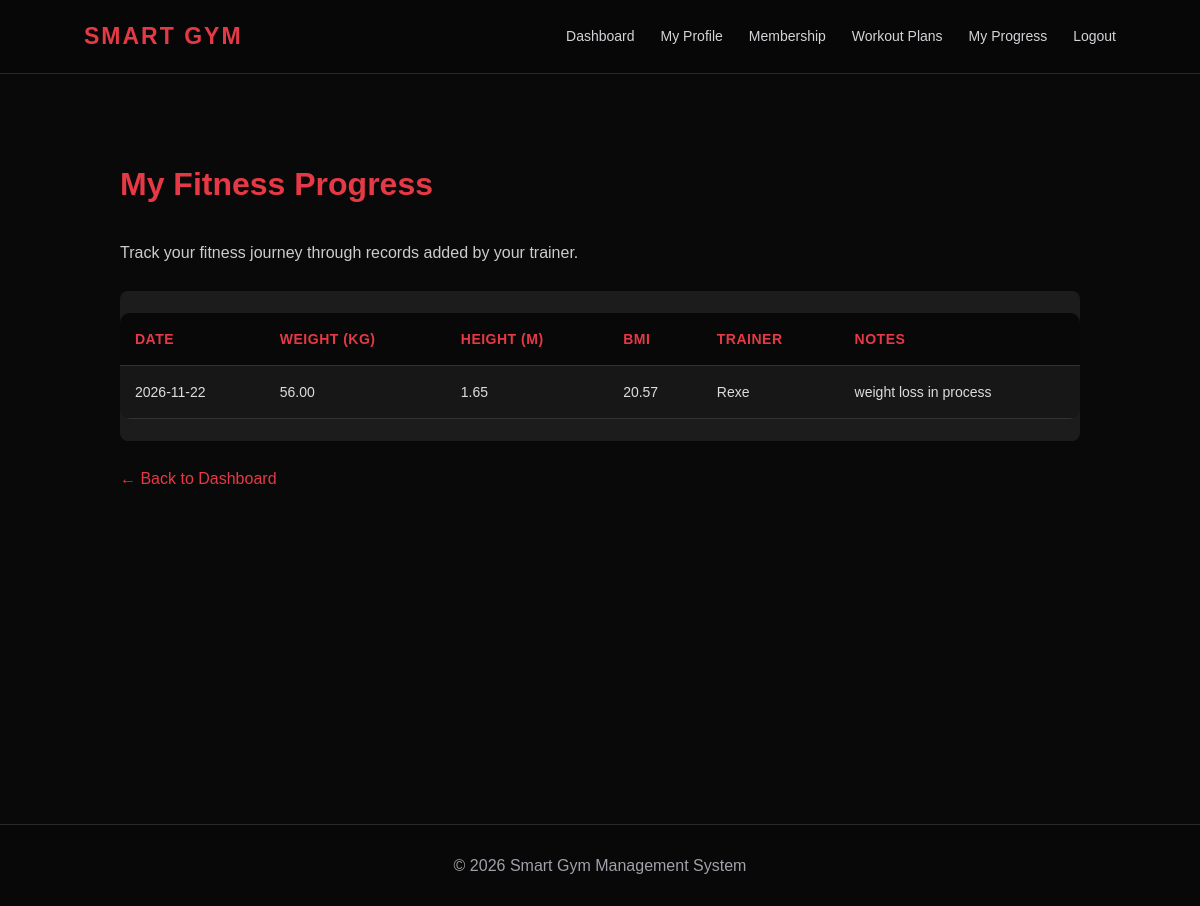
Screenshot of /client/progress.php (signed in) with the database file from the repository.
### tables this page shows
CREATE TABLE `progress_records` (
  `id` int NOT NULL AUTO_INCREMENT,
  `trainer_id` int NOT NULL,
  `client_id` int NOT NULL,
  `weight` decimal(5,2) NOT NULL,
  `height` decimal(5,2) NOT NULL,
  `bmi` decimal(5,2) NOT NULL,
  `notes` text,
  `recorded_at` date NOT NULL,
  `created_at` timestamp NULL DEFAULT CURRENT_TIMESTAMP,
  PRIMARY KEY (`id`),
  KEY `trainer_id` (`trainer_id`),
  KEY `client_id` (`client_id`),
  CONSTRAINT `progress_records_ibfk_1` FOREIGN KEY (`trainer_id`) REFERENCES `trainers` (`id`) ON DELETE CASCADE,
  CONSTRAINT `progress_records_ibfk_2` FOREIGN KEY (`client_id`) REFERENCES `clients` (`id`) ON DELETE CASCADE
);

CREATE TABLE `trainers` (
  `id` int NOT NULL AUTO_INCREMENT,
  `name` varchar(100) NOT NULL,
  `email` varchar(150) NOT NULL,
  `phone` varchar(15) NOT NULL,
  `specialization` varchar(100) NOT NULL,
  `password` varchar(255) NOT NULL,
  `created_at` timestamp NULL DEFAULT CURRENT_TIMESTAMP,
  PRIMARY KEY (`id`),
  UNIQUE KEY `email` (`email`)
);

### client/progress.php (the view, shortened to what this page needs)
<?php
require_once "../config/database.php";
$client_id = (int)$_SESSION["client_id"];
$stmt = $conn->prepare(
    "SELECT pr.*, t.name AS trainer_name
     FROM progress_records pr
     JOIN trainers t ON pr.trainer_id = t.id
     WHERE pr.client_id = ?
     ORDER BY pr.recorded_at DESC, pr.id DESC"
);
$stmt->execute([$client_id]);
$records = $stmt->fetchAll();
?>
<!DOCTYPE html>
<html lang="en">
<head>
    <link rel="stylesheet" href="../assets/css/style.css">
</head>
<body>
<header class="navbar">
    <h2>SMART GYM</h2>
    <nav>
        <a href="dashboard.php">Dashboard</a>
        <a href="profile.php">My Profile</a>
        <a href="membership.php">Membership</a>
        <a href="workout_plans.php">Workout Plans</a>
        <a href="progress.php">My Progress</a>
        <a href="logout.php">Logout</a>
    </nav>
</header>
<main class="container">
    <h1>My Fitness Progress</h1>
    <p class="progress-info">
        Track your fitness journey through records added by your trainer.
    </p>
    <?php if (empty($records)): ?>
        <div class="empty-message">
            No progress records available yet.
        </div>
    <?php else: ?>
        <div class="table-container">
            <table>
                <thead>
                    <tr>
                        <th>Date</th>
                        <th>Weight (kg)</th>
                        <th>Height (m)</th>
                        <th>BMI</th>
                        <th>Trainer</th>
                        <th>Notes</th>
                    </tr>
                </thead>
                <tbody>
                    <?php foreach ($records as $record): ?>
                        <tr>
                            <td><?= htmlspecialchars($record["recorded_at"]) ?></td>
                            <td><?= htmlspecialchars($record["weight"]) ?></td>
                            <td><?= htmlspecialchars($record["height"]) ?></td>
                            <td><?= htmlspecialchars($record["bmi"]) ?></td>
                            <td><?= htmlspecialchars($record["trainer_name"]) ?></td>
                            <td>
                                <?= nl2br(htmlspecialchars($record["notes"] ?? "")) ?>
                            </td>
                        </tr>
                    <?php endforeach; ?>
                </tbody>
            </table>
        </div>
    <?php endif; ?>
    <a href="dashboard.php" class="back-link">
        ← Back to Dashboard
    </a>
</main>
<footer>
    <p>&copy; <?= date("Y") ?> Smart Gym Management System</p>
</footer>
</body>
</html>

### assets/css/style.css (style rules this page uses)
:root { --bg: #090909; --surface: #111111; --card: #171717; --card-hover: #202020; --accent: #e63946; --accent-dark: #bd1f2d; --text: #ffffff; --muted: #a1a1aa; --border: #292929; --success: #22c55e; --warning: #f59e0b; --radius: 14px; --shadow: 0 12px 35px rgba(0,0,0,0.3); }
* { margin: 0; padding: 0; box-sizing: border-box; }
html { scroll-behavior: smooth; }
body { font-family: Arial, Helvetica, sans-serif; background: var(--bg); color: var(--text); line-height: 1.6; min-height: 100vh; }
a { color: inherit; }
.navbar { display: flex; justify-content: space-between; align-items: center; padding: 18px 7%; background: rgba(8,8,8,0.94); border-bottom: 1px solid var(--border); position: relative; z-index: 10; backdrop-filter: blur(15px); }
.navbar h2 { color: var(--accent); letter-spacing: 2px; font-size: 23px; font-weight: 800; }
.navbar nav { display: flex; align-items: center; gap: 26px; }
.navbar nav a { color: #d4d4d8; text-decoration: none; font-size: 14px; transition: 0.25s; }
.dashboard-container, .container { width: min(1200px, 90%); margin: 35px auto; }
table { width: 100%; border-collapse: collapse; margin: 22px 0; background: var(--card); border-radius: 10px; overflow: hidden; }
th { background: #222; color: var(--accent); text-align: left; font-size: 13px; text-transform: uppercase; letter-spacing: 0.5px; }
th, td { padding: 14px 16px; border-bottom: 1px solid var(--border); font-size: 14px; }
td { color: #ddd; }
footer { background: #080808; text-align: center; padding: 28px; color: var(--muted); border-top: 1px solid var(--border); }

### client/progress.php (style rules this page uses)
.container { padding: 50px 5%; min-height: 85vh; }
h1 { color: #e63946; margin-bottom: 30px; }
.table-container { overflow-x: auto; background: #1c1c1c; border-radius: 8px; }
table { width: 100%; min-width: 850px; border-collapse: collapse; }
th, td { padding: 15px; text-align: left; border-bottom: 1px solid #333; }
th { background: #080808; color: #e63946; }
td { color: #ddd; }
.back-link { display: inline-block; margin-top: 25px; color: #e63946; text-decoration: none; }
.progress-info { margin-bottom: 25px; color: #ccc; }

### rows the page displays
progress_records: recorded_at "2026-11-22", weight "56.00", height "1.65", bmi "20.57", trainer.name "Rexe", notes "weight loss in process"
